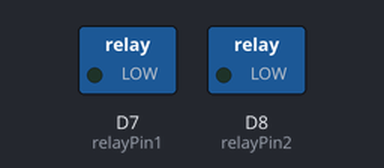
A sketch run on a simulated ESP8266 (NodeMCU). Shown: switched loads named in the sketch (green lamp = pin HIGH). WiFi joins after 1.5 s; servers stay silent unless stated; what the sketch prints to the serial monitor is not drawn.

Above: at 0.1 s.
At 1.6 s:
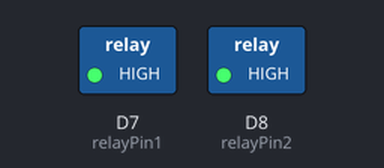
At 89.7 s:
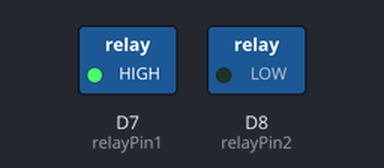
At 93.8 s:
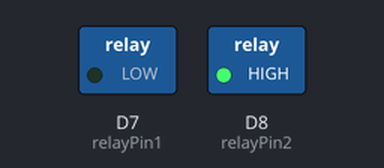
Timing chart, 0 to 96.3 s (numbered marks = the images above):
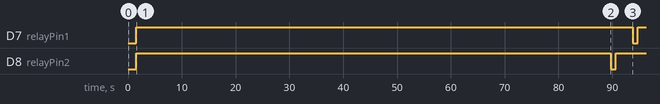

The sketch:

clock-ntp.ino
```cpp
// CONNECTIONS:
// DS1307 SDA --> SDA (D2)
// DS1307 SCL --> SCL (D1)
// DS1307 VCC --> 5v
// DS1307 GND --> GND

#include <WiFiUdp.h>
#include <ESP8266WebServer.h>
#include <time.h>
#include <Time.h>
#include <TimeLib.h>

char ssid[] = "";
char pass[] = "";
// char ssid[] = "FIXME-NAT";
// char pass[] = "hs1337_FIXME";
char HH = 1;
char MM = 0;

unsigned int localPort = 2390;

const char* ntpServerName = "pool.ntp.org"; // time.nist.gov
const int NTP_PACKET_SIZE = 48;
byte packetBuffer[NTP_PACKET_SIZE];
WiFiUDP udp;
IPAddress timeServerIP;

const int relayPin1 = D7;
const int relayPin2 = D8;
int currentRelay = relayPin1;

tmElements_t arduinoTime;
tmElements_t ntpTime;
bool isArduinoTimeDefined = false;

void setup() {
  // We start by connecting to a WiFi network
  Serial.begin(9600);
  Serial.println("");
  Serial.println("Connecting to ");
  Serial.print(ssid);
  WiFi.mode(WIFI_STA);
  WiFi.begin(ssid, pass);

  while (WiFi.status() != WL_CONNECTED) {
    delay(500);
    Serial.print(".");
  }

  Serial.println("");
  Serial.println("WiFi connected");
  Serial.print("IP address: ");
  Serial.println(WiFi.localIP());

  Serial.println("Starting UDP");

  pinMode(relayPin1, OUTPUT);
  pinMode(relayPin2, OUTPUT);
  digitalWrite(relayPin1, HIGH);
  digitalWrite(relayPin2, HIGH);

  udp.begin(localPort);
  syncNtp();
}

void printTime(tmElements_t tm) {
  Serial.println(String(1970 + tm.Year) + "-" + tm.Month + "-" + tm.Day + ", " + tm.Hour + ":" + tm.Minute + ":" + tm.Second);
}

bool NtpUpdate() {
  // get a random server from the pool
  WiFi.hostByName(ntpServerName, timeServerIP);

  sendNTPpacket(timeServerIP); // send an NTP packet to a time server
  // wait to see if a reply is available
  delay(1000);

  int cb = udp.parsePacket();
  if (!cb) {
    Serial.println("no packet yet");
    return false;
  } else {
    // We've received a packet, read the data from it
    udp.read(packetBuffer, NTP_PACKET_SIZE); // read the packet into the buffer

    //the timestamp starts at byte 40 of the received packet and is four bytes,
    // or two words, long. First, esxtract the two words:

    unsigned long highWord = word(packetBuffer[40], packetBuffer[41]);
    unsigned long lowWord = word(packetBuffer[42], packetBuffer[43]);
    // combine the four bytes (two words) into a long integer
    // this is NTP time (seconds since Jan 1 1900):
    unsigned long secsSince1900 = highWord << 16 | lowWord;
    Serial.print("Seconds since Jan 1 1900: ");
    Serial.println(secsSince1900);

    // now convert NTP time into everyday time:
    Serial.print("Unix time: ");
    // Unix time starts on Jan 1 1970. In seconds, that's 2208988800:
    const unsigned long seventyYears = 2208988800UL;
    // subtract seventy years:
    unsigned long epoch = secsSince1900 - seventyYears;
    // print Unix time:
    Serial.println(epoch);

    if (!isArduinoTimeDefined) {
      breakTime(epoch, arduinoTime);
      Serial.println("Waiting " + String(59 - arduinoTime.Second) + "s for the full minute");
      delay(1000 * (59 - arduinoTime.Second));
      epoch += (59 - arduinoTime.Second);
      breakTime(epoch, arduinoTime);
      isArduinoTimeDefined = true;
    }

    breakTime(epoch, ntpTime);

    return true;
  }
}

void syncNtp() {
  // Sync with NTP
  bool successful = NtpUpdate();

  if (successful) {
    Serial.print("NtpTime: ");
    printTime(ntpTime);
    Serial.print("ArduinoTime: ");
    printTime(arduinoTime);

    // synchronize with ticks or delays
    syncTimes();
  }
}

void syncTimes() {
  time_t arduinoEpoch = makeTime(arduinoTime);
  time_t ntpEpoch = makeTime(ntpTime);

  if (arduinoEpoch < ntpEpoch) {
    Serial.println("More ticks");
    // more ticks
    long diffMin = (ntpEpoch - arduinoEpoch) / 60.0;
    Serial.println("Time diff: " + String(diffMin));

    tick(diffMin);
    // Catch up minutes that we were missing
    breakTime(makeTime(arduinoTime) + (diffMin * 60), arduinoTime);
  } else if (arduinoEpoch > ntpEpoch) {
    Serial.println("Delay");
    Serial.println("Time diff: " + String(makeTime(arduinoTime) - makeTime(ntpTime)) + "s");
    // delay
    delay(1000 * (makeTime(arduinoTime) - makeTime(ntpTime)));
    breakTime(makeTime(ntpTime), arduinoTime);
  }
}

void loop() {
  long target = millis() + 60000L; // PROD
  breakTime(makeTime(arduinoTime) + 60, arduinoTime);

  syncNtp();

  tick();


  while (millis() < target) {
    delay(1);
  }
}

//  send an NTP request to the time server at the given address
unsigned long sendNTPpacket(IPAddress & address) {
  Serial.println("sending NTP packet...");
  // set all bytes in the buffer to 0
  memset(packetBuffer, 0, NTP_PACKET_SIZE);

  // Initialize values needed to form NTP request
  // (see URL above for details on the packets)
  packetBuffer[0] = 0b11100011;   // LI, Version, Mode
  packetBuffer[1] = 0;   // Stratum, or type of clock
  packetBuffer[2] = 6;   // Polling Interval
  packetBuffer[3] = 0xEC;  // Peer Clock Precision
  // 8 bytes of zero for Root Delay & Root Dispersion
  packetBuffer[12] = 49;
  packetBuffer[13] = 0x4E;
  packetBuffer[14] = 49;
  packetBuffer[15] = 52;

  // all NTP fields have been given values, now
  // you can send a packet requesting a timestamp:

  udp.beginPacket(address, 123); //NTP requests are to port 123
  udp.write(packetBuffer, NTP_PACKET_SIZE);
  udp.endPacket();
}

void tick() {
  changeMinute();
}

void tick(long diffMin) {
  // Avoid spamming the clock in the event of a super long disconnection
  if (diffMin > 1000) {
    diffMin = 1;
  }

  for (long i = 0; i < diffMin; i++) {
    changeMinute();
  }
}

void changeMinute() {
  if (currentRelay == relayPin1) {
    currentRelay = relayPin2;
    Serial.println("Tick!");
  } else {
    currentRelay = relayPin1;
    Serial.println("Tack!");
  }

  digitalWrite(currentRelay, LOW);
  delay(1000);
  digitalWrite(currentRelay, HIGH);
  delay(2000);
}
```

Measured:
- by itself, D7 (relayPin1): HIGH → LOW at 93.8 s, → HIGH 1.0 s later
- by itself, D8 (relayPin2): HIGH → LOW at 89.7 s, → HIGH 1.0 s later
